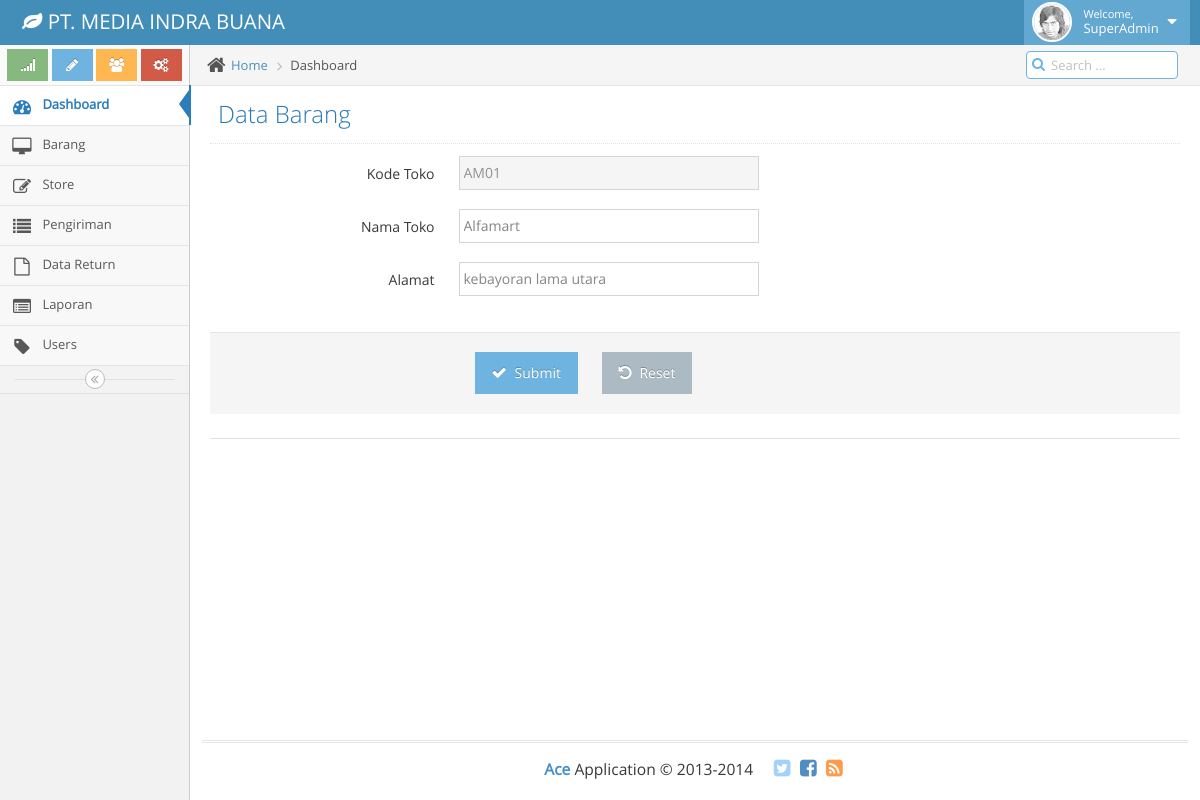
/SuperAdmin/store/edit_store.php?kode_toko=AM01 (signed in), run on the app's committed database.
### tables this page shows
CREATE TABLE `store` (
  `kode_toko` varchar(11) NOT NULL,
  `nama_toko` varchar(100) DEFAULT NULL,
  `alamat` text NOT NULL,
  `created_at` datetime DEFAULT NULL,
  `created_by` int(11) DEFAULT NULL,
  `modified_at` datetime DEFAULT NULL,
  `modified_by` int(11) DEFAULT NULL,
  PRIMARY KEY (`kode_toko`)
);

### public/SuperAdmin/store/edit_store.php (the view, shortened to what this page needs)
<!DOCTYPE html>
<html lang="en">
	<head>
		<link rel="stylesheet" href="../../assets/css/bootstrap.min.css" />
		<link rel="stylesheet" href="../../assets/font-awesome/4.5.0/css/font-awesome.min.css" />
		<link rel="stylesheet" href="../../assets/css/ace.min.css" class="ace-main-stylesheet" id="main-ace-style" />
		<link rel="stylesheet" href="../../assets/css/ace-skins.min.css" />
		<link rel="stylesheet" href="../../assets/css/ace-rtl.min.css" />
	</head>
	<body class="no-skin">
		<div class="main-container ace-save-state" id="main-container">
			<div class="main-content">
				<div class="main-content-inner">
					<div class="breadcrumbs ace-save-state" id="breadcrumbs">
						<ul class="breadcrumb">
							<li>
								<i class="ace-icon fa fa-home home-icon"></i>
								<a href="#">Home</a>
							</li>
							<li class="active">Dashboard</li>
						</ul>
						<div class="nav-search" id="nav-search">
							<form class="form-search">
								<span class="input-icon">
									<input type="text" placeholder="Search ..." class="nav-search-input" id="nav-search-input" autocomplete="off" />
									<i class="ace-icon fa fa-search nav-search-icon"></i>
								</span>
							</form>
						</div>
					</div>
					<div class="page-content">
						<div class="page-header">
							<h1>
								Data Barang
							</h1>
						</div>
						<div class="row">
							<div class="col-xs-12">
								<?php
									$kode_toko = $_GET['kode_toko'];
									$query = mysql_query("SELECT * FROM store WHERE kode_toko='$kode_toko'") or die(mysql_error());
									while ($data=mysql_fetch_array($query)) {
								 ?>
									<form class="form-horizontal" role="form" action="update_store.php" method="post">
								<div class="form-group">
										<label class="col-sm-3 control-label" for="form-field-1"> Kode Toko </label>
										<div class="col-sm-9">
											<input type="text" id="form-field-1" name="kode_toko" placeholder="Kode Toko" class="col-xs-10 col-sm-5" readonly="readonly" required="required" value="<?php echo $data['kode_toko'];?>" />
										</div>
									</div>
									<div class="space-4"></div>
									<div class="form-group">
										<label class="col-sm-3 control-label" for="form-field-1"> Nama Toko </label>
										<div class="col-sm-9">
											<input type="text" id="form-field-1" name="nama_toko" placeholder="nama toko" class="col-xs-10 col-sm-5" required="required" value="<?php echo $data['nama_toko'];?>"  />
										</div>
									</div>
									<div class="space-4"></div>
									<div class="form-group">
										<label class="col-sm-3 control-label" for="form-field-1"> Alamat </label>
										<div class="col-sm-9">
											<input type="text" id="form-field-1" name="alamat" placeholder="alamat" class="col-xs-10 col-sm-5" value="<?php echo $data['alamat'];?>"  />
										</div>
									</div>
									<div class="space-4"></div>
									<div class="clearfix form-actions">
										<div class="col-md-offset-3 col-md-9">
											<button class="btn btn-info" type="submit">
												<i class="ace-icon fa fa-check bigger-110"></i>
												Submit
											</button>
											<button class="btn" type="reset">
												<i class="ace-icon fa fa-undo bigger-110"></i>
												Reset
											</button>
										</div>
									</div>
									<div class="hr hr-24"></div>
								</form>
								<?php } ?>
							</div>
						</div>
					</div>
				</div>
			</div>
		</div>
	</body>
</html>

### data on the page
store: kode_toko "AM01", nama_toko "Alfamart", alamat "kebayoran lama utara"
